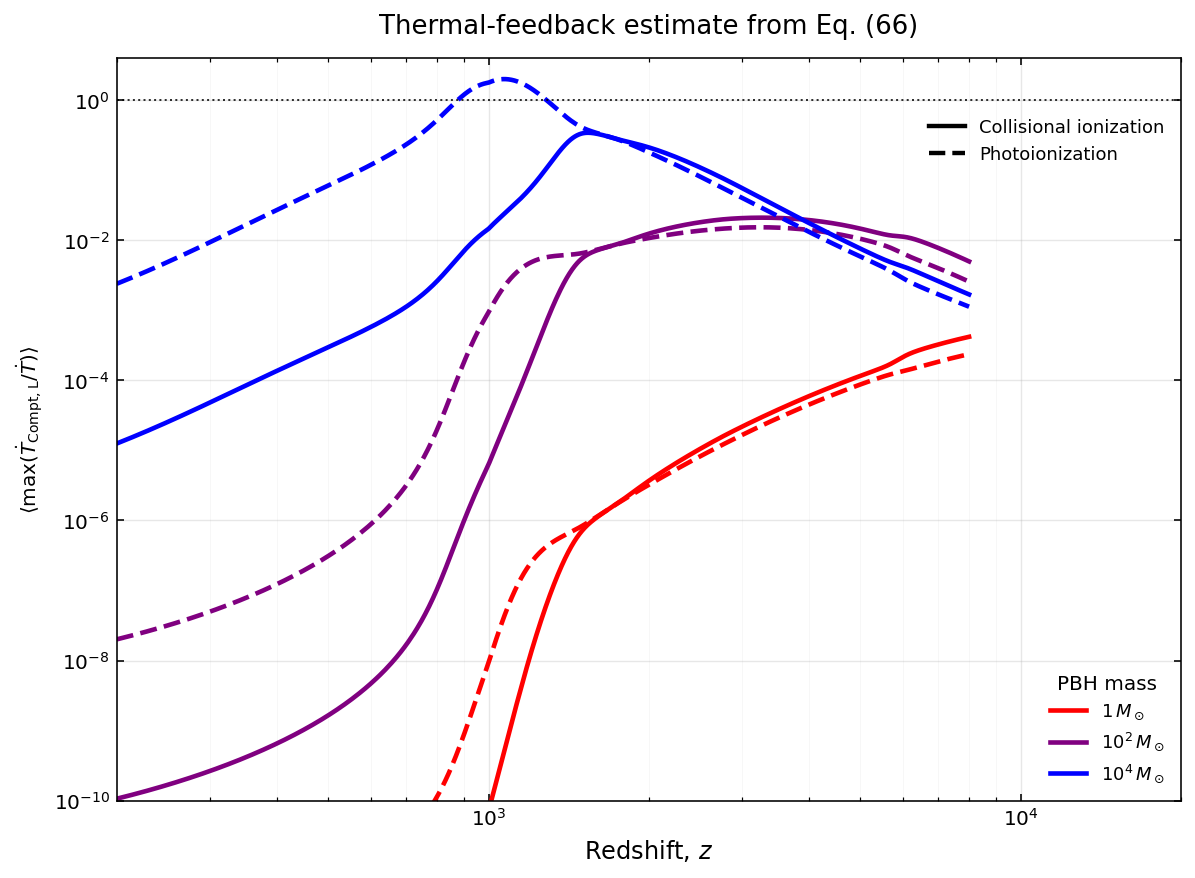

This figure's Python source:
from pathlib import Path

import matplotlib.pyplot as plt
import numpy as np


C_LIGHT = 2.99792458e10
K_B = 1.380649e-16
M_P = 1.67262192369e-24
MP_OVER_ME = 1836.0
T0 = 2.7255

HYREC_OUTPUT = (
    Path(__file__).resolve().parent
    / "HYREC-2-master"
    / "HYREC-2-master"
    / "output_xe.dat"
)

def load_hyrec(path, z_min=200.0, z_max=2.0e4):
    data = np.loadtxt(path)
    z, xe, tgas = data[:, 0], data[:, 1], data[:, 2]

    mask = (
        np.isfinite(z)
        & np.isfinite(xe)
        & np.isfinite(tgas)
        & (z >= z_min)
        & (z <= z_max)
        & (tgas > 0.0)
    )

    z = z[mask]
    xe = xe[mask]
    tgas = tgas[mask]

    order = np.argsort(z)
    return z[order], xe[order], tgas[order]


def vbc_rms(z):
    return np.minimum(1.0, z / 1.0e3) * 30.0e5


def velocity_grid(n=500, xmax=5.0):
    x = np.linspace(0.0, xmax, n)
    weight = x**2 * np.exp(-1.5 * x**2)
    weight /= np.trapezoid(weight, x)

    return x, weight


def teff_from_velocity(tgas, xe, vrel):
    return tgas + (M_P / K_B) * vrel**2 / (1.0 + xe)


def bondi_speed(xe, teff):
    return 9.09e3 * np.sqrt((1.0 + xe) * teff)


def beta_pbh(mass, z, xe, teff):
    a = 1.0 / (1.0 + z)
    vb = bondi_speed(xe, teff)
    tb = 1.33e26 * mass / vb**3

    return 5.60e-24 * xe * tb / a**4


def gamma_pbh(mass, z, xe, teff):
    return (
        2.0
        * MP_OVER_ME
        / (1.0 + xe)
        * beta_pbh(mass, z, xe, teff)
    )


def lambda_pbh(mass, z, xe, teff):
    beta = beta_pbh(mass, z, xe, teff)
    gamma = gamma_pbh(mass, z, xe, teff)

    lam_ad = 0.25 * 0.6**1.5
    lam_iso = 0.25 * np.exp(1.5)

    lam_drag = (
        np.exp(4.5 / (3.0 + beta**0.75))
        / (np.sqrt(1.0 + beta) + 1.0) ** 2
    )

    lam_nodrag = lam_ad + (lam_iso - lam_ad) * (
        gamma**2 / (88.0 + gamma**2)
    ) ** 0.22

    return lam_drag * lam_nodrag / lam_iso


def mdot_pbh(mass, z, xe, teff):
    vb = bondi_speed(xe, teff)

    return (
        8.81e22
        * mass**2
        * ((1.0 + z) / vb) ** 3
        * lambda_pbh(mass, z, xe, teff)
    )


def ts_over_me(mass, z, xe, teff, branch):
    gamma = gamma_pbh(mass, z, xe, teff)
    tau = 1.5 / (5.0 + gamma ** (2.0 / 3.0))

    if branch == "collisional":
        omega = np.sqrt(np.maximum(2.0 - 5.0 * tau, 0.0))

        y = (
            ((1.0 + xe) / 2.0) ** 7
            * tau / 2.0
            * (omega / 4.0) ** (2.0 / 3.0)
            * MP_OVER_ME
        )

    elif branch == "photoionization":
        y = (
            2.0 / (1.0 + xe)
            * tau / 4.0
            * (1.0 - 2.5 * tau) ** (1.0 / 3.0)
            * MP_OVER_ME
        )

    else:
        raise ValueError(
            "branch must be 'collisional' or 'photoionization'"
        )

    y = np.maximum(y, 1.0e-300)

    return y / (1.0 + y / 0.27) ** (1.0 / 3.0)


def free_free_j(x):
    x = np.maximum(np.asarray(x), 1.0e-300)
    result = np.empty_like(x)

    low = x < 1.0

    result[low] = (
        4.0 / np.pi
        * np.sqrt(2.0 / (np.pi * x[low]))
        * (1.0 + 5.5 * x[low] ** 1.25)
    )

    result[~low] = (
        27.0 / (2.0 * np.pi)
        * (
            np.log(2.0 * x[~low] * 0.56146 + 0.08)
            + 4.0 / 3.0
        )
    )

    return result


def luminosity(mass, z, xe, teff, branch):
    mdot = mdot_pbh(mass, z, xe, teff)
    mdot_dimensionless = mdot / (1.4e17 * mass)

    x = ts_over_me(mass, z, xe, teff, branch)
    eps_over_mdot = x / MP_OVER_ME / 137.0 * free_free_j(x)
    efficiency = mdot_dimensionless * eps_over_mdot

    return efficiency * mdot * 9.0e20


def l_edd(mass):
    return 1.4e17 * mass * 9.0e20


def feedback_ratio(mass, z, xe, teff, branch):
    vb = bondi_speed(xe, teff)
    gamma = gamma_pbh(mass, z, xe, teff)
    lum = luminosity(mass, z, xe, teff, branch)
    tcmb = T0 * (1.0 + z)

    return (
        0.07
        * xe / (1.0 + xe)
        * lum / l_edd(mass)
        * vb / C_LIGHT
        * (M_P * C_LIGHT**2) / (K_B * tcmb)
        * np.sqrt(1.0 + gamma ** (2.0 / 3.0))
    )


def average_feedback(mass, z, xe, tgas, branch):
    x, weight = velocity_grid()
    vrms = vbc_rms(z)

    vrel = x[:, None] * vrms[None, :]

    teff = teff_from_velocity(
        tgas[None, :],
        xe[None, :],
        vrel,
    )

    feedback = feedback_ratio(
        mass,
        z[None, :],
        xe[None, :],
        teff,
        branch,
    )

    return np.trapezoid(
        weight[:, None] * feedback,
        x,
        axis=0,
    )


def main():
    z, xe, tgas = load_hyrec(HYREC_OUTPUT)

    masses = [1.0, 1.0e2, 1.0e4]
    colors = ["red", "purple", "blue"]

    fig, ax = plt.subplots(figsize=(8.4, 6.2))

    plotted_values = []

    for mass, color in zip(masses, colors):
        collisional = average_feedback(
            mass,
            z,
            xe,
            tgas,
            "collisional",
        )

        photoionization = average_feedback(
            mass,
            z,
            xe,
            tgas,
            "photoionization",
        )

        plotted_values.extend([collisional, photoionization])

        mass_label = (
            r"$1\,M_\odot$"
            if mass == 1.0
            else rf"$10^{{{int(np.log10(mass))}}}\,M_\odot$"
        )

        ax.loglog(
            z,
            collisional,
            color=color,
            linewidth=2.3,
            linestyle="-",
            label=mass_label,
        )

        ax.loglog(
            z,
            photoionization,
            color=color,
            linewidth=2.3,
            linestyle="--",
        )

    all_values = np.concatenate(plotted_values)
    finite_positive = all_values[
        np.isfinite(all_values) & (all_values > 0.0)
    ]

    y_min = max(1.0e-10, finite_positive.min() / 2.0)
    y_max = finite_positive.max() * 2.0

    ax.set_xlim(2.0e2, 2.0e4)
    ax.set_ylim(y_min, y_max)

    ax.axhline(
        1.0,
        color="black",
        linewidth=1.0,
        linestyle=":",
        alpha=0.8,
    )

    ax.set_xlabel(r"Redshift, $z$", fontsize=12)
    ax.set_ylabel(
    r"$\langle \max(\dot{T}_{\rm Compt,L}/\dot{T}) \rangle$"
    )

    ax.set_title(
        "Thermal-feedback estimate from Eq. (66)",
        fontsize=13,
        pad=12,
    )

    ax.grid(
        True,
        which="major",
        linewidth=0.7,
        alpha=0.30,
    )

    ax.grid(
        True,
        which="minor",
        linewidth=0.4,
        alpha=0.12,
    )

    mass_legend = ax.legend(
        title="PBH mass",
        loc="lower right",
        frameon=False,
        fontsize=9,
    )

    ax.add_artist(mass_legend)

    branch_handles = [
        plt.Line2D(
            [0],
            [0],
            color="black",
            linewidth=2.2,
            linestyle="-",
            label="Collisional ionization",
        ),
        plt.Line2D(
            [0],
            [0],
            color="black",
            linewidth=2.2,
            linestyle="--",
            label="Photoionization",
        ),
    ]

    ax.legend(
        handles=branch_handles,
        loc="upper right",
        bbox_to_anchor=(1.0, 0.94),
        frameon=False,
        fontsize=9,
    )

    ax.tick_params(
        which="both",
        direction="in",
        top=True,
        right=True,
    )

    fig.tight_layout()

    output_path = (
        Path(__file__).resolve().parent
        / "figure9_equation66.png"
    )

    fig.savefig(
        output_path,
        dpi=300,
        bbox_inches="tight",
    )

    plt.show()


if __name__ == "__main__":
    main()
